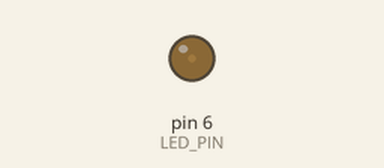
Simulated run of this sketch. Board: Arduino Uno, built with avr-gcc and run on an emulated ATmega328P. On the bench: output pins drawn as LEDs (lit = HIGH).

Above: at 0.05 s.
At 0.3 s:
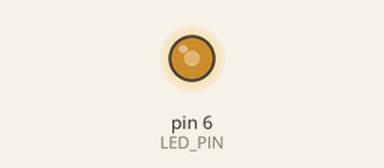
At 0.45 s:
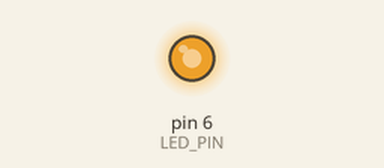
At 0.9 s:
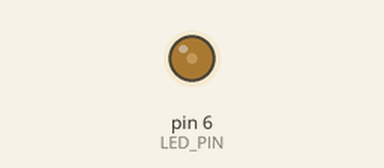
Timing chart, 0 to 3.0 s (numbered marks = the images above):
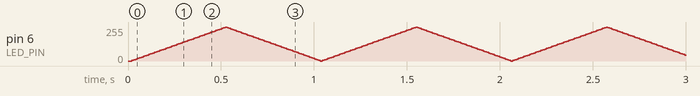

The sketch:

FadingWithoutDelay.ino
```cpp
/*
  Fading without using delay()

  This example shows how to fade an LED using the analogWrite() function.

  The circuit:
  - LED attached from digital pin 6 to ground.

*/

#define LED_PIN      6    // LED connected to digital pin 6
#define FADE_PERIOD 10
#define FADE_STEP 5;

unsigned long currentTime;

void setup() {
  // nothing happens in setup
}

void loop()
{
  currentTime = millis();
  fade(LED_PIN);
}

void fade(int pin)
{
  static unsigned long ledFadeTime;
  static int dir = 0;
  static int fadeValue;

 // fade in/out from min/max in increments of 5 points:
  if (currentTime - ledFadeTime >= FADE_PERIOD)
  {
    analogWrite(pin, fadeValue);

    ledFadeTime = currentTime;

    if (dir == 0) {fadeValue += FADE_STEP;}
    else {fadeValue -= FADE_STEP;}

    if (fadeValue >= 255) { dir = 1;}
    if (fadeValue == 0)   { dir = 0;}
  }
}
```
